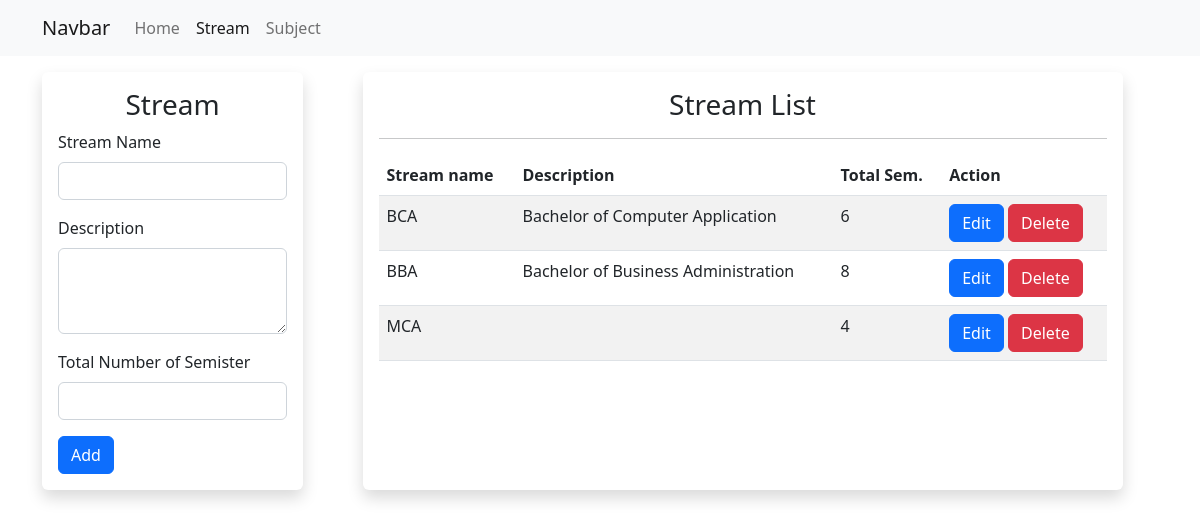
The page /stream/ on the database its author committed.
### studentapp/models.py (models this page shows)
class Stream(models.Model):
    name = models.CharField(max_length=100, unique=True)
    description = models.TextField()
    semester = models.IntegerField(null=True)
    created_at = models.DateTimeField(auto_now_add=True)

### studentapp/views.py (the view)
# urls.py: path('', views.stream_list, name='stream_list'),
def stream_list(request: HttpRequest) -> HttpResponse:
    streams: QuerySet = Stream.objects.all()    # ORM (ModelName Data Adapter which connects the ORM)
    return render(request,'studentapp/add_stream.html',{'streams': streams})               # HttpResponse

### templates/studentapp/add_stream.html (shortened to what this page needs)
{% extends 'index.html' %}
{% load static %}
{% block content %}
<div class="row mt-3">
    <div class="col-md-3">
        <div class="shadow p-3 bg-body rounded">
            <h3 class="text-center">Stream</h3>
            <form method="post">
                <div class="mb-3">
                    <label class="form-label">Stream Name</label>
                    <input type="text" class="form-control" id="stream_name" name="stream_name">
                </div>
                <div class="mb-3">
                    <label class="form-label">Description</label>
                    <textarea class="form-control" id="stream_description" name="stream_description"
                        rows="3"></textarea>
                </div>
                <div class="mb-3">
                    <label class="form-label">Total Number of Semister</label>
                    <input type="number" class="form-control" id="stream_semester" name="stream_semester" required>
                </div>
                <button type="submit" class="btn btn-primary" id="btnRegister">Add</button>
            </form>
        </div>
    </div>
    <div class="col-md-8 mx-auto shadow p-3 bg-body rounded">
        <h3 class="text-center">Stream List</h3>
        <hr>
        <table class="table table-striped">
            <thead>
                <tr>
                    <th>Stream name</th>
                    <th>Description</th>
                    <th>Total Sem.</th>
                    <th>Action</th>
                </tr>
            </thead>
            <tbody id="streamList">
                {% include 'partial/stream_rows.html' %}
            </tbody>
        </table>
    </div>
</div>
{% endblock %}

### templates/partial/stream_rows.html
{% for stream in streams %}
    <tr>
        <td>{{ stream.name }}</td>
        <td>{{ stream.description }}</td>
        <td>{{ stream.semester }}</td>
        <td>
            <button class="btn btn-primary edit-btn" data-id="{{ stream.id }}" data-name="{{ stream.name }}" data-description="{{ stream.description }}" data-semester="{{ stream.semester }}">Edit</button>
            <button class="btn btn-danger delete-btn" data-id="{{ stream.id }}">Delete</button>
        </td>
    </tr>
{% endfor %}

### rows shown on the page
Stream: name "BCA", description "Bachelor of Computer Application", semester "6"
Stream: name "BBA", description "Bachelor of Business Administration", semester "8"
Stream: name "MCA", semester "4"
